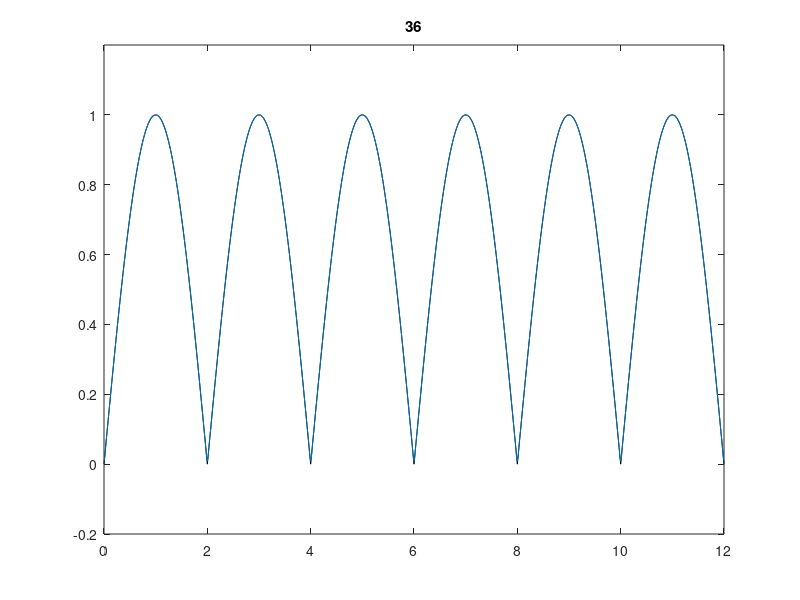

Source code (MATLAB):
close all
clear
clc

N=36; %Antal koefficienter i syntesen 
T0=4; %Periodtiden f?r signalen
t=0:0.01:3*T0; %tidsvektorn

w= 2*pi/T0;
original = abs(sin(w*t));

xN =(2/pi) * ones(size(t));
T = T0/2
for k=1:N
    ak = 2 / (pi * (1 - 4 * k^2)); %formeln f?r ak tagen fr?n Exempel 3.34 i boken
    xN = xN + 2 * ak * cos((2 * pi * k * t) / T); %formeln f?r ak tagen fr?n Exempel 3.35.b i boken
    
    %plottning av den syntetiserad signal ?ver den ursprungliga signalen
    plot(t,original,'k')
    hold on
    plot(t,xN)
    axis([0 12 -0.2 1.2])
    title(num2str(k))
    hold off
    pause(0.25)
end